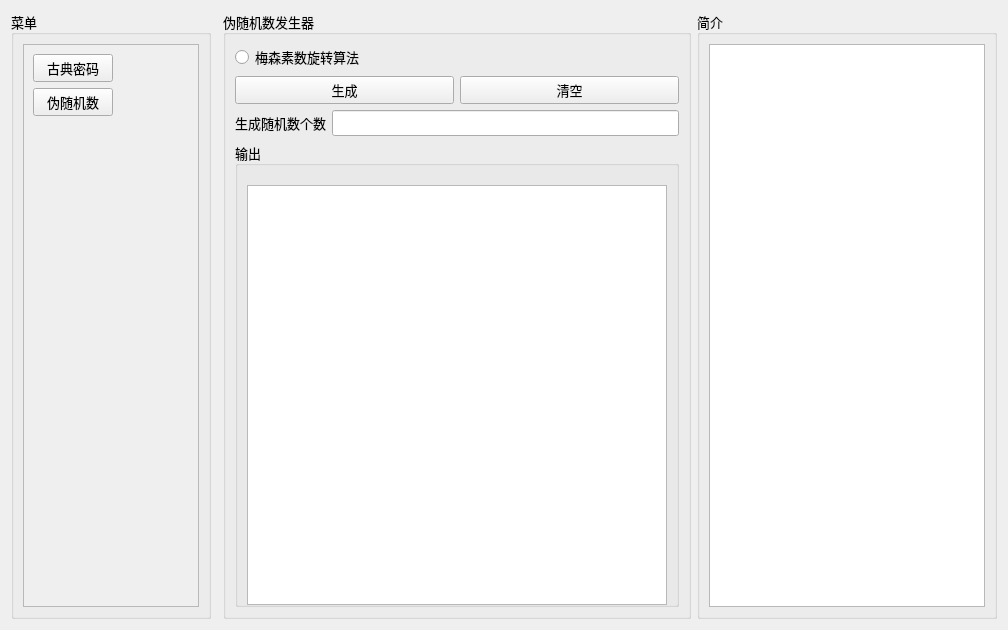
<?xml version="1.0" encoding="UTF-8"?>
<ui version="4.0">
 <class>PseudoRandom</class>
 <widget class="QWidget" name="PseudoRandom">
  <property name="geometry">
   <rect>
    <x>0</x>
    <y>0</y>
    <width>994</width>
    <height>625</height>
   </rect>
  </property>
  <property name="windowTitle">
   <string>Form</string>
  </property>
  <layout class="QHBoxLayout" name="horizontalLayout_3">
   <item>
    <layout class="QHBoxLayout" name="horizontalLayout_2">
     <item>
      <widget class="QGroupBox" name="groupBox_5">
       <property name="minimumSize">
        <size>
         <width>200</width>
         <height>0</height>
        </size>
       </property>
       <property name="font">
        <font>
         <family>宋体</family>
         <pointsize>10</pointsize>
        </font>
       </property>
       <property name="title">
        <string>菜单</string>
       </property>
       <layout class="QVBoxLayout" name="verticalLayout_5">
        <item>
         <widget class="QScrollArea" name="scrollArea">
          <property name="minimumSize">
           <size>
            <width>150</width>
            <height>0</height>
           </size>
          </property>
          <property name="maximumSize">
           <size>
            <width>200</width>
            <height>16777215</height>
           </size>
          </property>
          <property name="widgetResizable">
           <bool>true</bool>
          </property>
          <widget class="QWidget" name="scrollAreaWidgetContents">
           <property name="geometry">
            <rect>
             <x>0</x>
             <y>0</y>
             <width>178</width>
             <height>566</height>
            </rect>
           </property>
           <layout class="QFormLayout" name="formLayout">
            <item row="1" column="0">
             <widget class="QPushButton" name="randomBtn">
              <property name="sizePolicy">
               <sizepolicy hsizetype="Minimum" vsizetype="Fixed">
                <horstretch>0</horstretch>
                <verstretch>0</verstretch>
               </sizepolicy>
              </property>
              <property name="text">
               <string>伪随机数</string>
              </property>
             </widget>
            </item>
            <item row="2" column="0">
             <spacer name="verticalSpacer">
              <property name="orientation">
               <enum>Qt::Vertical</enum>
              </property>
              <property name="sizeHint" stdset="0">
               <size>
                <width>20</width>
                <height>40</height>
               </size>
              </property>
             </spacer>
            </item>
            <item row="0" column="0">
             <widget class="QPushButton" name="classicalBtn">
              <property name="sizePolicy">
               <sizepolicy hsizetype="Fixed" vsizetype="Fixed">
                <horstretch>0</horstretch>
                <verstretch>0</verstretch>
               </sizepolicy>
              </property>
              <property name="text">
               <string>古典密码</string>
              </property>
             </widget>
            </item>
           </layout>
          </widget>
         </widget>
        </item>
       </layout>
      </widget>
     </item>
     <item>
      <layout class="QFormLayout" name="formLayout_2">
       <item row="0" column="1">
        <widget class="QGroupBox" name="groupBox">
         <property name="sizePolicy">
          <sizepolicy hsizetype="Preferred" vsizetype="Fixed">
           <horstretch>0</horstretch>
           <verstretch>0</verstretch>
          </sizepolicy>
         </property>
         <property name="font">
          <font>
           <family>宋体</family>
           <pointsize>10</pointsize>
          </font>
         </property>
         <property name="title">
          <string>伪随机数发生器</string>
         </property>
         <layout class="QVBoxLayout" name="verticalLayout_4">
          <item>
           <layout class="QVBoxLayout" name="verticalLayout_2">
            <item>
             <widget class="QRadioButton" name="MensenBtn">
              <property name="minimumSize">
               <size>
                <width>100</width>
                <height>0</height>
               </size>
              </property>
              <property name="font">
               <font>
                <family>宋体</family>
                <pointsize>10</pointsize>
               </font>
              </property>
              <property name="text">
               <string>梅森素数旋转算法</string>
              </property>
             </widget>
            </item>
            <item>
             <layout class="QHBoxLayout" name="horizontalLayout_4">
              <item>
               <widget class="QPushButton" name="createBtn">
                <property name="text">
                 <string>生成</string>
                </property>
               </widget>
              </item>
              <item>
               <widget class="QPushButton" name="clearBtn">
                <property name="text">
                 <string>清空</string>
                </property>
               </widget>
              </item>
             </layout>
            </item>
            <item>
             <layout class="QHBoxLayout" name="horizontalLayout">
              <item>
               <widget class="QLabel" name="label">
                <property name="font">
                 <font>
                  <family>宋体</family>
                  <pointsize>10</pointsize>
                 </font>
                </property>
                <property name="text">
                 <string>生成随机数个数</string>
                </property>
               </widget>
              </item>
              <item>
               <widget class="QLineEdit" name="numberInput"/>
              </item>
             </layout>
            </item>
           </layout>
          </item>
          <item>
           <widget class="QGroupBox" name="groupBox_3">
            <property name="sizePolicy">
             <sizepolicy hsizetype="Fixed" vsizetype="Preferred">
              <horstretch>0</horstretch>
              <verstretch>0</verstretch>
             </sizepolicy>
            </property>
            <property name="font">
             <font>
              <family>宋体</family>
              <pointsize>10</pointsize>
             </font>
            </property>
            <property name="title">
             <string>输出</string>
            </property>
            <layout class="QVBoxLayout" name="verticalLayout_3">
             <item>
              <widget class="QTextEdit" name="result">
               <property name="minimumSize">
                <size>
                 <width>420</width>
                 <height>420</height>
                </size>
               </property>
               <property name="maximumSize">
                <size>
                 <width>16777215</width>
                 <height>400</height>
                </size>
               </property>
               <property name="font">
                <font>
                 <family>Consolas</family>
                 <pointsize>10</pointsize>
                </font>
               </property>
              </widget>
             </item>
            </layout>
           </widget>
          </item>
         </layout>
        </widget>
       </item>
      </layout>
     </item>
     <item>
      <widget class="QGroupBox" name="groupBox_2">
       <property name="minimumSize">
        <size>
         <width>300</width>
         <height>0</height>
        </size>
       </property>
       <property name="font">
        <font>
         <family>宋体</family>
         <pointsize>10</pointsize>
        </font>
       </property>
       <property name="title">
        <string>简介</string>
       </property>
       <layout class="QVBoxLayout" name="verticalLayout">
        <item>
         <widget class="QTextEdit" name="introduction">
          <property name="sizePolicy">
           <sizepolicy hsizetype="Expanding" vsizetype="Preferred">
            <horstretch>0</horstretch>
            <verstretch>0</verstretch>
           </sizepolicy>
          </property>
          <property name="font">
           <font>
            <family>Consolas</family>
            <pointsize>10</pointsize>
           </font>
          </property>
          <property name="sizeAdjustPolicy">
           <enum>QAbstractScrollArea::AdjustToContents</enum>
          </property>
          <property name="readOnly">
           <bool>true</bool>
          </property>
         </widget>
        </item>
       </layout>
      </widget>
     </item>
    </layout>
   </item>
  </layout>
 </widget>
 <resources/>
 <connections/>
</ui>
